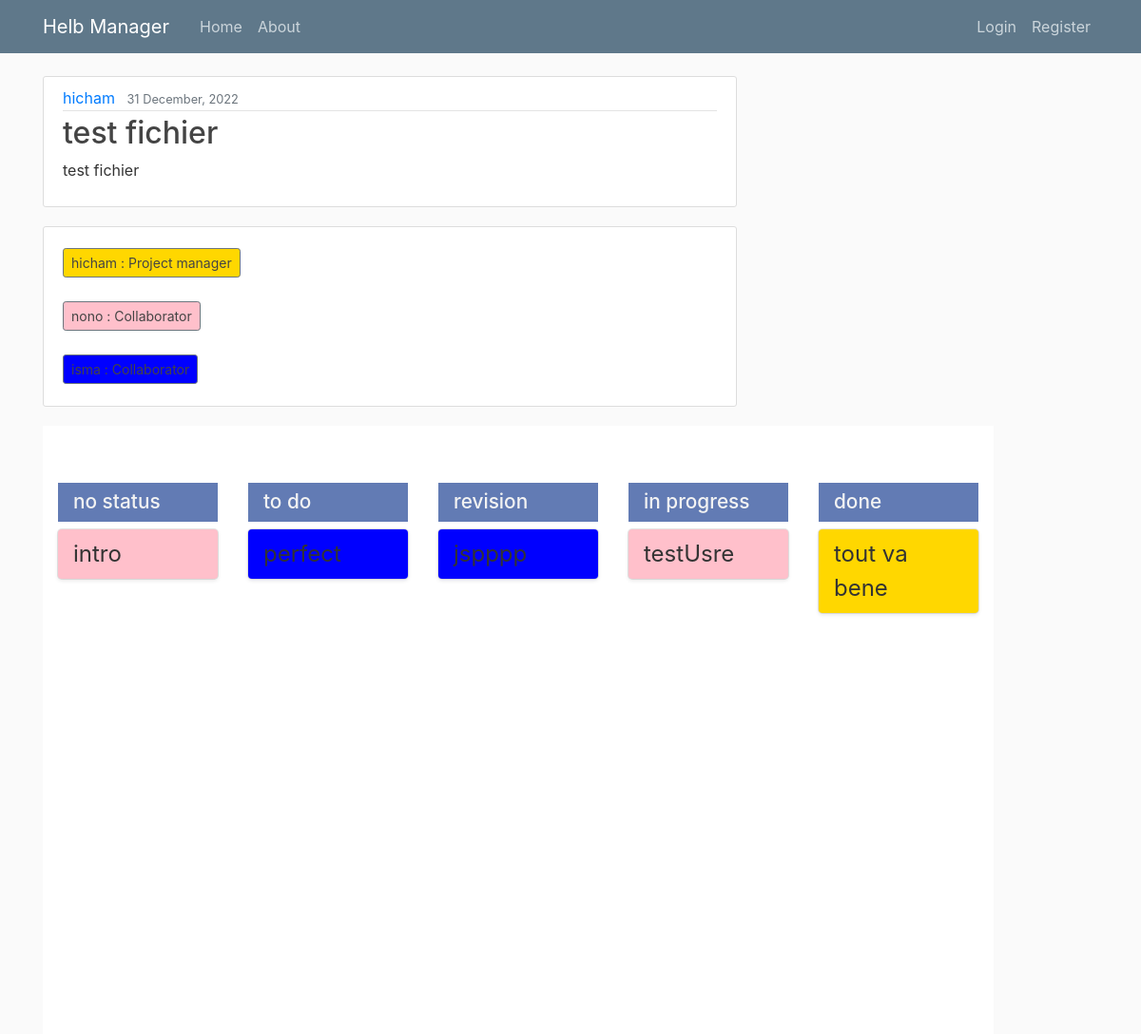
The app's page /project/13/ with its own data.
### manager_app/models.py (models this page shows, shortened)
class Project(models.Model): #creation de la table projet dans la bd
    title = models.CharField(max_length=100) #titre de taille limité
    content = models.TextField()
    status = models.CharField(max_length=100)
    collaborators = models.CharField(max_length=100)
    date_posted = models.DateTimeField(default=timezone.now)
    author = models.ForeignKey(User, on_delete=models.CASCADE ) #user par defaut, une entree dans la table users

class Task(models.Model):
    project = models.ForeignKey(Project, on_delete=models.CASCADE)
    title_task = models.CharField(max_length=100)
    assign_to = models.CharField(max_length=100)
    status_task = models.CharField(max_length=100, default='no status')

### manager_app/views.py (the view)
# urls.py: path('project/<int:pk>/', ProjectDetailView.as_view(), name = 'project-detail'),
class ProjectDetailView(DetailView):
    model = Project
    def get_context_data(self, **kwargs):
        tasks = Task.objects.all()
        project = self.get_object()
        users = User.objects.values()
        status = project.status
        tabStatus = []
        tabStatus.append('no status')
        tabStatus += status.split(";")
        collaborators = project.collaborators
        context = super().get_context_data(**kwargs)
        context['tabStatus'] = tabStatus
        tabCollaborators = []
        cpt = 0
        for u in users:
            name = users[cpt]['username']
            if collaborators.find(name) != -1:
                tabCollaborators.append(name)
            cpt=cpt+1 # pour parcourir tt ma table user
        tabCollaborators.append(project.author.username)
        context['tabCollaborators'] = tabCollaborators
        context['users'] = users
        context['tasks'] = tasks
        colors = ["red", "green", "blue", "orange", "purple", "pink", "gray", "brown", "gold", "silver"]
        collaborator_colors = {}
        for collaborator in tabCollaborators:
            color = random.sample(colors, 1)[0]
            collaborator_colors[collaborator] = color
            colors.remove(color)
        context['collaborator_colors'] = collaborator_colors
        return context

### manager_app/templates/manager_app/project_detail.html (shortened to what this page needs)
{% extends "manager_app/base.html" %}
{% load static %}
{% block content %}
<link rel="stylesheet" href="{% static 'manager_app/styleDragDrop.css' %}">
<article class="media content-section">
  <div class="media-body">
    <div class="article-metadata">
      <a class="mr-2" href="#">{{ object.author }}</a>
      <small class="text-muted">{{ object.date_posted|date:"d F, Y" }}</small>
    </div >
    <h2 class="article-title">{{ object.title }}</h2>
    <p class="article-content">{{ object.content }}</p>
  </div>
</article>
<article class="media content-section">
  <div>
    {% for collaborator, color in collaborator_colors.items %}
      {% if collaborator == object.author.username %}
        <h1><a class="btn btn-secondary btn-sm mt-1 mb-1" style="background-color: {{color}}"> {{ object.author }} : Project manager</a></h1>
      {% endif %}
    {% endfor %}
    {% for collaborator, color in collaborator_colors.items %}
      {% if collaborator != object.author.username %}
        <h1><a class="btn btn-secondary btn-sm mt-1 mb-1" style="background-color: {{color}}"> {{ collaborator }} : Collaborator</a></h1>
      {% endif %}
    {% endfor %}
  </div>
</article>
  <div class="todo-container">
    {% for status in tabStatus %}
    <div class="status">
      <div>
          <h1>{{ status }}</h1>
      </div>
      {% for task in tasks %}
        {% if task.project.id == project.id %}
          {% if task.status_task == status %}
            {% for collaborator, color in collaborator_colors.items %}
              {% if collaborator == task.assign_to %}
                <div project_id = "{{ project.id }}" task_id = "{{ task.id }}" class="todo" draggable="true" style="background-color: {{color}}" >
                  {{ task.title_task }}
                </div>
              {% endif %}
            {% endfor %}
          {% endif %}
        {% endif %}
      {% endfor %}
    </div>
    {% endfor %}
  </div>
{% endblock content %}

### manager_app/static/manager_app/main.css (style rules this page uses)
body { background: #fafafa; color: #333333; margin-top: 5rem; }
h1, h2, h3, h4, h5, h6 { color: #444444; }
.content-section { background: #ffffff; padding: 10px 20px; border: 1px solid #dddddd; border-radius: 3px; margin-bottom: 20px; }
.article-title { color: #444444; }
.article-content { white-space: pre-line; }
.article-metadata { padding-bottom: 1px; margin-bottom: 4px; border-bottom: 1px solid #e3e3e3 }

### manager_app/static/manager_app/styleDragDrop.css (style rules this page uses)
.todo-container { width: 1000px; height: 80vh; display: flex; }
.status { width: 25%; background-color: #ffffff; position: relative; padding: 60px 1rem 0.5rem; }
.status:nth-child(even) { background-color: #ffffff; }
.status h1 { position: relative; top: 0; left: 0; background-color: #627bb4; color: #f3f3f3; margin: 0; width: 100%; padding: 0.5rem 1rem; font-size: 130%; }
.todo { display: flex; justify-content: space-between; align-items: center; position: relative; background-color: rgba(108, 26, 26, 0.3); box-shadow: rgba(15, 15, 15, 0.1) 0px 0px 0px 1px, rgba(15, 15, 15, 0.1) 0px 2px 4px; border-radius: 4px; padding: 0.5rem 1rem; font-size: 1.5rem; margin: 0.5rem 0; }

### records on screen
Project: author "hicham", date_posted "31 December, 2022", title "test fichier", content "test fichier", author "hicham"
Task: title_task "intro"
Task: title_task "perfect"
Task: title_task "jspppp"
Task: title_task "testUsre"
Task: title_task "tout va bene"

### other values on screen
{{ collaborator }} "nono" "isma"
{{ status }} "no status" "to do" "revision" "in progress" "done"
